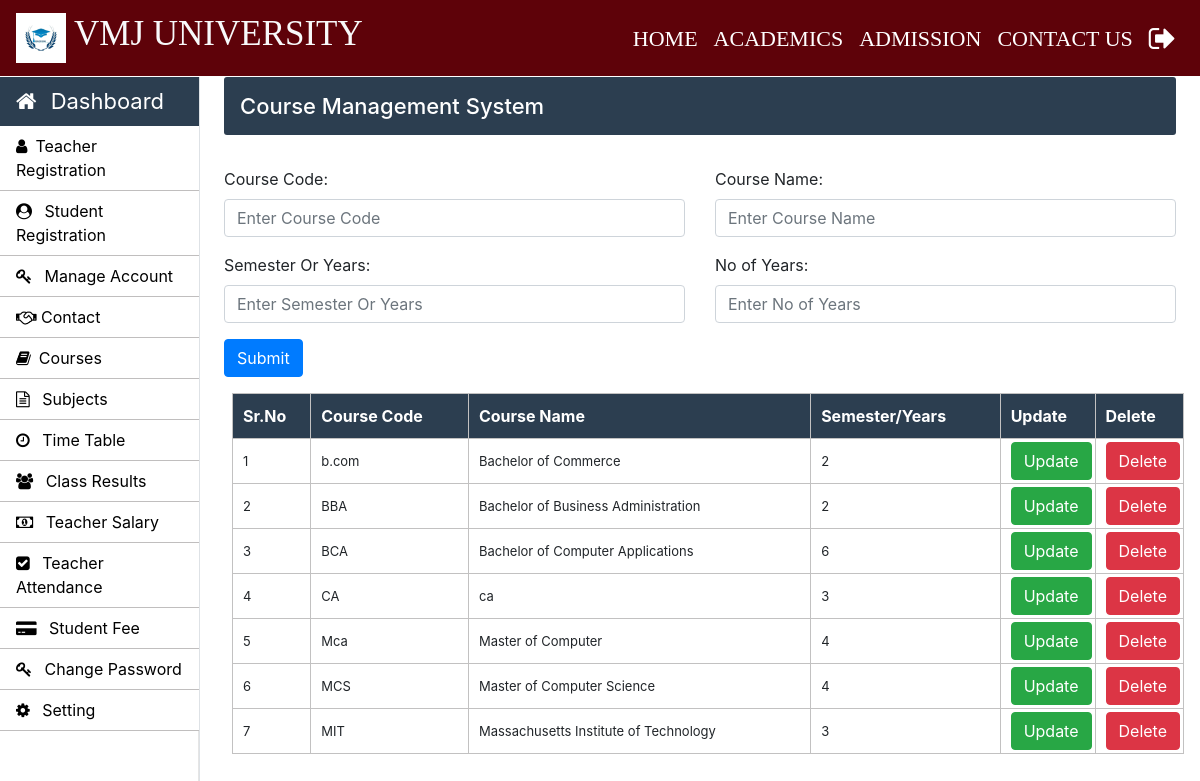
/admin/courses.php (signed in), run on the app's committed database.
### tables this page shows
CREATE TABLE IF NOT EXISTS `courses` (
  `course_code` varchar(10) NOT NULL,
  `course_name` varchar(50) NOT NULL,
  `semester_or_year` varchar(10) NOT NULL,
  `no_of_year` int NOT NULL,
  PRIMARY KEY (`course_code`)
);

### admin/courses.php (the view, shortened to what this page needs)
<!DOCTYPE html>
<html lang="en">
<head>
    <link rel="stylesheet" href="../bootstrap/css/bootstrap.min.css">
</head>
<body>
    <?php include('../common/common-header.php') ?>
    <?php include('../common/admin-sidebar.php') ?>
    <main role="main" class="col-xl-10 col-lg-9 col-md-8 ml-sm-auto px-md-4 mb-2 w-100">
        <div class="sub-main">
            <div class="bar-margin text-center d-flex flex-wrap flex-md-nowrap pt-3 pb-2 mb-3 text-white admin-dashboard pl-3">
                <h4>Course Management System</h4>
            </div>
            <div class="row">
                <div class="col-md-12">
                    <form action="courses.php" method="post">
                        <div class="row mt-3">
                            <div class="col-md-6">
                                <div class="form-group">
                                    <label for="exampleInputEmail1">Course Code:</label>
                                    <input type="text" name="course_code" class="form-control" required placeholder="Enter Course Code">
                                </div>
                            </div>
                            <div class="col-md-6">
                                <div class="form-group">
                                    <label for="exampleInputPassword1">Course Name:</label>
                                    <input type="text" name="course_name" class="form-control" required placeholder="Enter Course Name">
                                </div>
                            </div>
                        </div>
                        <div class="row">
                            <div class="col-md-6">
                                <div class="form-group">
                                    <label for="exampleInputEmail1">Semester Or Years:</label>
                                    <input type="text" name="semester_or_year" class="form-control" required placeholder="Enter Semester Or Years">
                                </div>
                            </div>
                            <div class="col-md-6">
                                <div class="form-group">
                                    <label for="exampleInputPassword1">No of Years:</label>
                                    <input type="text" name="no_of_year" class="form-control" required placeholder="Enter No of Years">
                                </div>
                            </div>
                        </div>
                        <div class="row w-100">
                            <div class="col-md-12">
                                <input type="submit" name="sub" value="Submit" class="btn btn-primary ml-auto">
                            </div>
                        </div>
                    </form>
                </div>
            </div>
            <div class="row">
                <div class="col-md-12 ml-2">
                    <section class="mt-3">
                        <table class="w-100 table-elements mb-5 table-three-tr" cellpadding="3">
                            <tr class="table-tr-head table-three text-white">
                                <th>Sr.No</th>
                                <th>Course Code</th>
                                <th>Course Name</th>
                                <th>Semester/Years</th>
                                <th>Update</th>
                                <th>Delete</th>
                            </tr>
                            <?php
                                $sr = 1;
                                $query = "SELECT course_code, course_name, semester_or_year, no_of_year FROM courses";
                                $run = mysqli_query($con, $query);
                                while ($row = mysqli_fetch_array($run)) {
                                    echo "<tr>";
                                    echo "<td>".$sr++."</td>";
                                    echo "<td>".$row['course_code']."</td>";
                                    echo "<td>".$row['course_name']."</td>";
                                    echo "<td>".$row['semester_or_year']."</td>";
                                    echo "<td width='20'>
                                            <form action='update-course.php' method='post'>
                                                <input type='hidden' name='course_code' value='".$row['course_code']."'>
                                                <input type='hidden' name='course_name' value='".$row['course_name']."'>
                                                <input type='hidden' name='semester_or_year' value='".$row['semester_or_year']."'>
                                                <input type='hidden' name='no_of_year' value='".$row['no_of_year']."'>
                                                <button type='button' class='btn btn-success update-btn' data-course-code='".$row['course_code']."'>Update</button>
                                            </form>
                                        </td>";
                                    echo "<td width='20'><a class='btn btn-danger' href='delete-function.php?course_code=".$row['course_code']."'>Delete</a></td>";
                                    echo "</tr>";
                                }
                            ?>
                        </table>
                    </section>
                </div>
            </div>
        </div>
    </main>
</body>
</html>

### css/style.css (style rules this page uses)
h4 { font-size: 22px; }
.admin-dashboard { margin-top: 1px !important; background: #2c3e50 !important; border-radius: 3px; }
.table-elements tr, td, th { font-size: 13px; border: 1px solid rgb(194, 193, 193); padding-left: 10px !important; }
.table-three { background: #2c3e50 !important; }
.table-tr-head { height: 45px !important; padding: 10px !important; margin-top: 5px !important; }
.table-font-for-transcript td, th { font-size: 16px !important; }

### data on the page
courses: course_code "b.com", course_name "Bachelor of Commerce", semester_or_year "2"
courses: course_code "BBA", course_name "Bachelor of Business Administration", semester_or_year "2"
courses: course_code "BCA", course_name "Bachelor of Computer Applications", semester_or_year "6"
courses: course_code "CA", course_name "ca", semester_or_year "3"
courses: course_code "Mca", course_name "Master of Computer", semester_or_year "4"
courses: course_code "MCS", course_name "Master of Computer Science", semester_or_year "4"
courses: course_code "MIT", course_name "Massachusetts Institute of Technology", semester_or_year "3"

### other printed values
getUniversityName('University_name') "VMJ UNIVERSITY"
